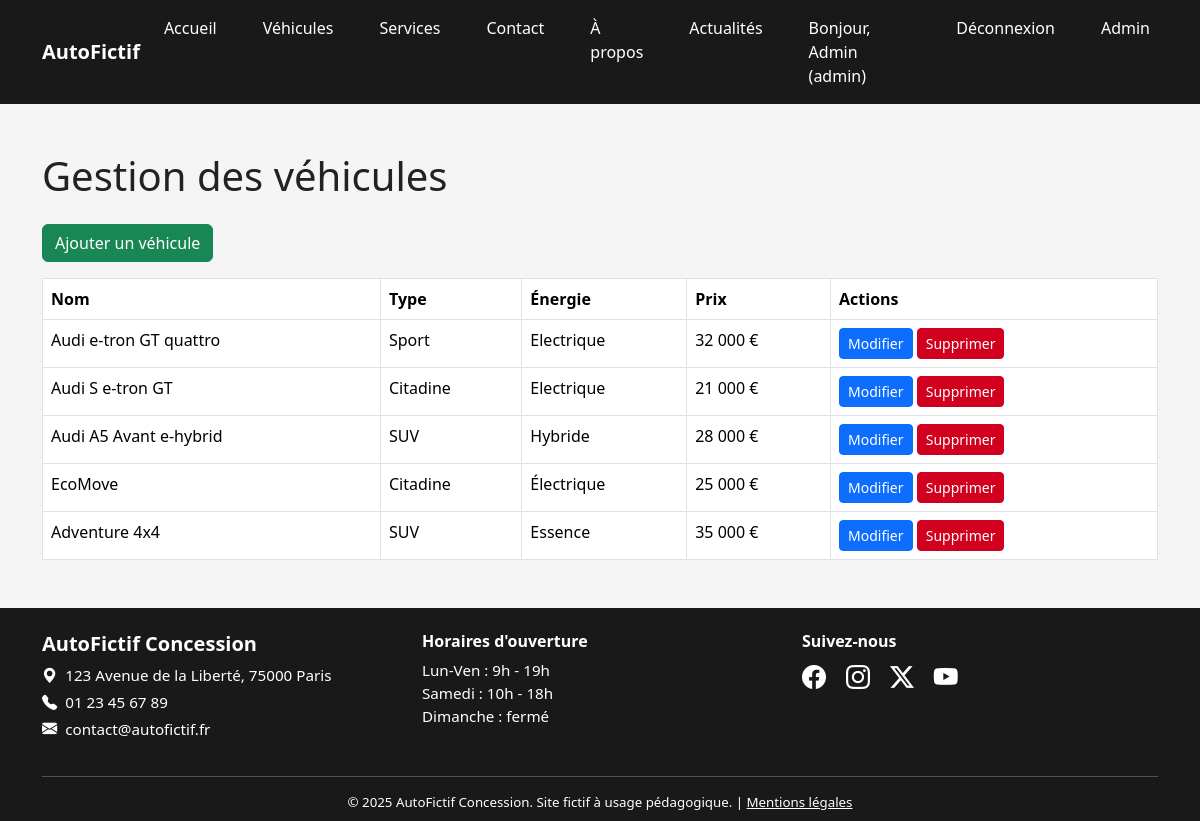
/public/?action=admin_vehicules (signed in), run on the app's committed database.
### tables this page shows
CREATE TABLE vehicules (
    id INT AUTO_INCREMENT PRIMARY KEY,
    nom VARCHAR(100) NOT NULL,
    type VARCHAR(50) NOT NULL,
    energie VARCHAR(30) NOT NULL,
    prix INT NOT NULL,
    description TEXT,
    image VARCHAR(255),
    puissance VARCHAR(50),
    boite VARCHAR(50),
    places INT,
    couleur VARCHAR(50),
    created_at TIMESTAMP DEFAULT CURRENT_TIMESTAMP
);

### app/controllers/AdminController.php (called while the page is built, shortened)
<?php
require_once '../app/models/Vehicule.php';
class AdminController {
    public function vehicules() {
        $vehicules = Vehicule::getAll();
        require '../app/views/admin/vehicules.php';
    }
}

### app/models/Vehicule.php (called while the page is built, shortened)
<?php
class Vehicule
{
    public static function getAll()
    {
        try {
            $pdo = new PDO('mysql:host='.DB_HOST.';dbname=concessionnaire;charset=utf8', DB_USER, DB_PASS);
            $pdo->setAttribute(PDO::ATTR_ERRMODE, PDO::ERRMODE_EXCEPTION);
            return $pdo->query('SELECT * FROM vehicules')->fetchAll(PDO::FETCH_ASSOC);
        } catch (Exception $e) {
            die('Erreur : ' . $e->getMessage());
        }
    }
}

### app/views/admin/vehicules.php (the view)
<!DOCTYPE html>
<html lang="fr">
<?php $pageTitle = "Gestion véhicules - Admin"; include '../app/views/head.php'; ?>
<body>
<?php include '../app/views/navbar.php'; ?>
<div class="container my-5">
    <h1 class="mb-4">Gestion des véhicules</h1>
    <a href="/Concessionnaire/public/?action=admin_add_vehicule" class="btn btn-success mb-3">Ajouter un véhicule</a>
    <table class="table table-bordered">
        <thead>
            <tr>
                <th>Nom</th>
                <th>Type</th>
                <th>Énergie</th>
                <th>Prix</th>
                <th>Actions</th>
            </tr>
        </thead>
        <tbody>
        <?php foreach($vehicules as $v): ?>
            <tr>
                <td><?= htmlspecialchars($v['nom']) ?></td>
                <td><?= htmlspecialchars($v['type']) ?></td>
                <td><?= htmlspecialchars($v['energie']) ?></td>
                <td><?= number_format($v['prix'], 0, ',', ' ') ?> €</td>
                <td>
                    <a href="/Concessionnaire/public/?action=admin_edit_vehicule&id=<?= $v['id'] ?>" class="btn btn-primary btn-sm">Modifier</a>
                    <a href="/Concessionnaire/public/?action=admin_delete_vehicule&id=<?= $v['id'] ?>" class="btn btn-danger btn-sm" onclick="return confirm('Supprimer ce véhicule ?')">Supprimer</a>
                </td>
            </tr>
        <?php endforeach; ?>
        </tbody>
    </table>
</div>
<?php include '../app/views/footer.php'; ?>
</body>
</html>

### public/index.php (shortened to what this page needs)
<?php
require_once '../app/controllers/AdminController.php';
$adminController = new AdminController();
$action = isset($_GET['action']) ? $_GET['action'] : 'index';
switch ($action) {
    case 'admin_vehicules':
    $adminController->vehicules();
    break;
}
?>

### app/views/head.php (shortened to what this page needs)
<head>
    <link href="https://cdn.jsdelivr.net/npm/bootstrap@5.3.3/dist/css/bootstrap.min.css" rel="stylesheet">
    <link href="https://cdn.jsdelivr.net/npm/bootstrap-icons@1.11.3/font/bootstrap-icons.css" rel="stylesheet">
    <link href="/Concessionnaire/public/css/style.css" rel="stylesheet">
</head>

### app/views/navbar.php (shortened to what this page needs)
<?php
$action = isset($_GET['action']) ? $_GET['action'] : 'index';
?>
<nav class="navbar navbar-expand-lg navbar-dark bg-dark">
    <div class="container">
        <a class="navbar-brand fw-bold" href="/Concessionnaire/public/">AutoFictif</a>
        <div class="collapse navbar-collapse" id="navbarNav">
            <ul class="navbar-nav ms-auto">
                <li class="nav-item">
                    <a class="nav-link<?= $action == 'index' ? ' active' : '' ?>" href="/Concessionnaire/public/">Accueil</a>
                </li>
                <li class="nav-item">
                    <a class="nav-link<?= $action == 'vehicules' ? ' active' : '' ?>" href="/Concessionnaire/public/?action=vehicules">Véhicules</a>
                </li>
                <li class="nav-item">
                    <a class="nav-link<?= $action == 'services' ? ' active' : '' ?>" href="/Concessionnaire/public/?action=services">Services</a>
                </li>
                <li class="nav-item">
                    <a class="nav-link<?= $action == 'contact' ? ' active' : '' ?>" href="/Concessionnaire/public/?action=contact">Contact</a>
                </li>
                <li class="nav-item">
                    <a class="nav-link<?= $action == 'a-propos' ? ' active' : '' ?>" href="/Concessionnaire/public/?action=a-propos">À propos</a>
                </li>
                <li class="nav-item">
                    <a class="nav-link<?= $action == 'actualites' ? ' active' : '' ?>" href="/Concessionnaire/public/?action=actualites">Actualités</a>
                </li>
                <?php if (isset($_SESSION['user'])): ?>
                    <li class="nav-item">
                        <span class="nav-link">Bonjour, <?= htmlspecialchars($_SESSION['user']['name']) ?> (<?= htmlspecialchars($_SESSION['user']['role']) ?>)</span>
                    </li>
                    <li class="nav-item">
                        <a class="nav-link" href="/Concessionnaire/public/?action=logout">Déconnexion</a>
                    </li>
                <?php else: ?>
                    <li class="nav-item">
                        <a class="nav-link<?= $action == 'login' ? ' active' : '' ?>" href="/Concessionnaire/public/?action=login">Connexion</a>
                    </li>
                <?php endif; ?>
                <?php if (isset($_SESSION['user']) && $_SESSION['user']['role'] === 'admin'): ?>
                    <li class="nav-item">
                        <a class="nav-link<?= $action == 'admin' ? ' active' : '' ?>" href="/Concessionnaire/public/?action=admin">Admin</a>
                    </li>
                <?php endif; ?>
            </ul>
        </div>
    </div>
</nav>

### app/views/footer.php (shortened to what this page needs)
<footer class="bg-dark text-white mt-5 pt-4 pb-2">
    <div class="container">
        <div class="row text-center text-md-start">
            <div class="col-md-4 mb-3">
                <h5 class="fw-bold">AutoFictif Concession</h5>
                <p class="mb-1"><i class="bi bi-geo-alt-fill me-2"></i>123 Avenue de la Liberté, 75000 Paris</p>
                <p class="mb-1"><i class="bi bi-telephone-fill me-2"></i>01 23 45 67 89</p>
                <p class="mb-1"><i class="bi bi-envelope-fill me-2"></i>contact@autofictif.fr</p>
            </div>
            <div class="col-md-4 mb-3">
                <h6 class="fw-bold">Horaires d'ouverture</h6>
                <ul class="list-unstyled mb-0">
                    <li>Lun-Ven : 9h - 19h</li>
                    <li>Samedi : 10h - 18h</li>
                    <li>Dimanche : fermé</li>
                </ul>
            </div>
            <div class="col-md-4 mb-3">
                <h6 class="fw-bold">Suivez-nous</h6>
                <a href="#" class="text-white me-3 fs-4"><i class="bi bi-facebook"></i></a>
                <a href="#" class="text-white me-3 fs-4"><i class="bi bi-instagram"></i></a>
                <a href="#" class="text-white me-3 fs-4"><i class="bi bi-twitter-x"></i></a>
                <a href="#" class="text-white fs-4"><i class="bi bi-youtube"></i></a>
            </div>
        </div>
        <hr class="bg-secondary">
        <div class="row">
            <div class="col text-center small">
                &copy; 2025 AutoFictif Concession. Site fictif à usage pédagogique. | <a href="#" class="text-white text-decoration-underline">Mentions légales</a>
            </div>
        </div>
    </div>
</footer>

### public/css/style.css (style rules this page uses)
body { margin: 0; font-family: 'Segoe UI', Arial, sans-serif; background: #f5f5f5; color: #222; }
nav ul { list-style: none; display: flex; gap: 30px; margin: 0; padding: 0; }
nav a { color: #fff; text-decoration: none; font-weight: 500; transition: color 0.2s; }
footer { background: #191919; color: #fff; text-align: center; padding: 18px 0; margin-top: 40px; font-size: 0.95rem; }

### app/views/head.php (style rules this page uses)
body { background: #f5f5f5; color: #222; }
.navbar, footer, .bg-dark { background: #191919 !important; }
.navbar .navbar-brand, .navbar-nav .nav-link, footer { color: #fff !important; }
.btn-danger, .bg-danger { background-color: #d1001f !important; border-color: #d1001f !important; }

### data on the page
vehicules: nom "Audi e-tron GT quattro", type "Sport", energie "Electrique", prix "32 000"
vehicules: nom "Audi S e-tron GT", type "Citadine", energie "Electrique", prix "21 000"
vehicules: nom "Audi A5 Avant e-hybrid", type "SUV", energie "Hybride", prix "28 000"
vehicules: nom "EcoMove", type "Citadine", energie "Électrique", prix "25 000"
vehicules: nom "Adventure 4x4", type "SUV", energie "Essence", prix "35 000"

### other printed values
$_SESSION['user']['name'] "Admin"
$_SESSION['user']['role'] "admin"
